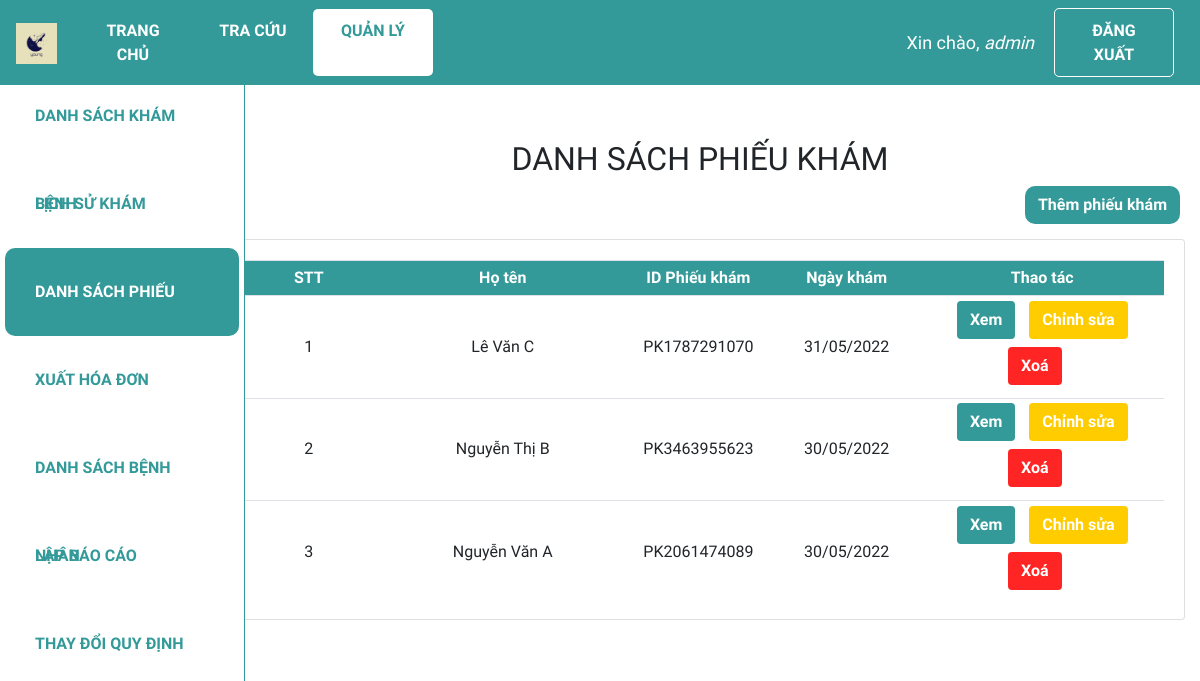
/dspk (signed in), run on an earlier commit of the app's database.
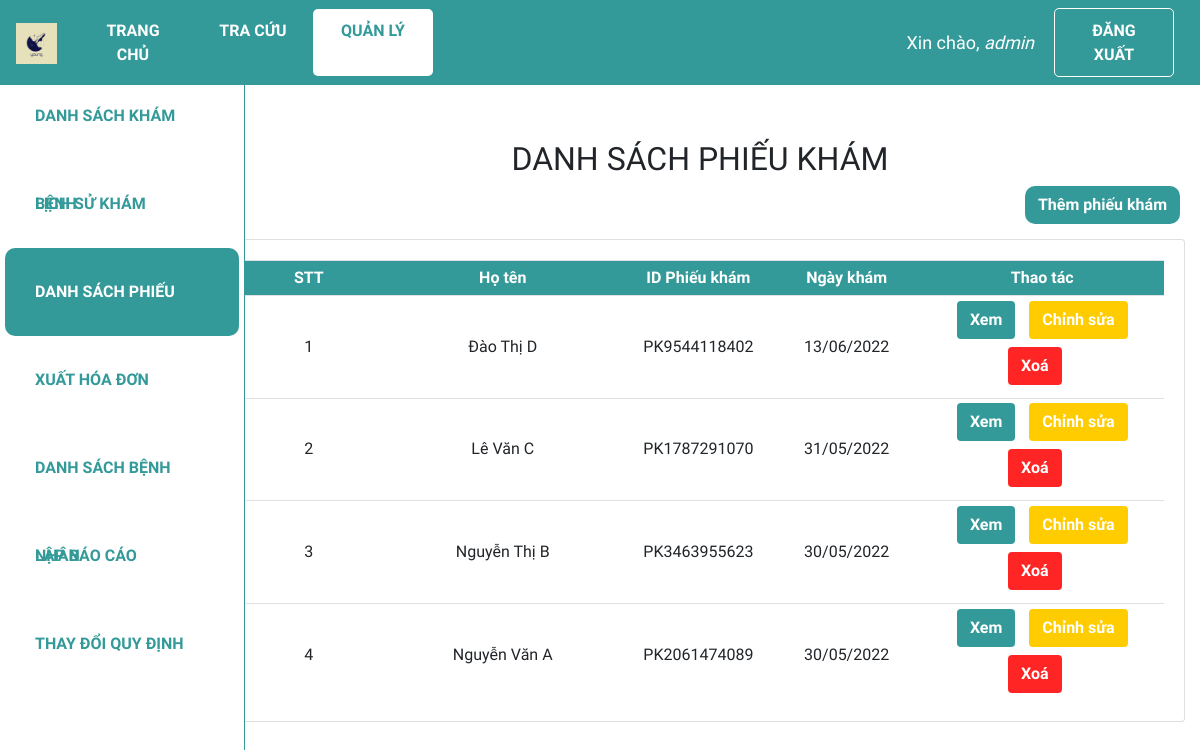
And on a later commit of the database.
### web_core/models.py (models this page shows, shortened)
class PHIEUKHAM(models.Model):
    id = ShortUUIDField(
        verbose_name='ID phiếu khám',
        length=10,
        max_length=12,
        prefix="PK",
        alphabet="0123456789",
        primary_key=True
    )
    id_benhnhan = models.ForeignKey(BENHNHAN, on_delete = models.CASCADE,verbose_name = 'ID bệnh nhân', null = True)
    ngay_kham = models.DateTimeField('Ngày khám', auto_now_add = True)
    trieu_chung = models.CharField('Triệu chứng', max_length = 100, blank = False)
    loai_benh = models.ForeignKey(DANHMUC, on_delete = models.CASCADE, limit_choices_to = {'loai':'Bệnh'}, related_name = 'benh',verbose_name = 'Loại bệnh',null = True)

class BENHNHAN(models.Model):
    GIOITINH = (
        ('Nam', 'Nam'),
        ('Nữ', 'Nữ'),
    )
    id = ShortUUIDField(
        verbose_name='ID bệnh nhân',
        length=10,
        max_length=12,
        prefix="BN",
        alphabet="0123456789",
        primary_key=True)
    ho_ten = models.CharField('Họ tên', max_length = 100)
    gioi_tinh = models.CharField('Giới tính', max_length = 3, choices = GIOITINH)
    ngay_sinh = models.DateField('Ngày sinh', default = '01/01/1990', null=True)
    dia_chi = models.CharField('Địa chỉ', max_length = 255, null = True)

### web_core/views.py (the view)
# urls.py: path('dspk',views.dspk, name='quanli_dspk'),
@login_required(login_url='login')
def dspk(request):
    dspk = PHIEUKHAM.objects.all().order_by('-ngay_kham')
    enum_dspk = enumerate(dspk,start = 1)
    context = {'enum_dspk':enum_dspk}
    return render(request, 'web_core/dspk.html', context)

### web_core/templates/web_core/dspk.html (shortened to what this page needs)
{% extends 'web_core/main.html' %}
{% block content %}
<div class="row">
    <div class="col-md-2">
        {% include 'web_core/sidebar.html' %}
    </div>
    <div class="col-md-10">
        <h2 class="table-title" style>DANH SÁCH PHIẾU KHÁM</h2>
        <div class="btn-text-right">
            <a class="btn add-btn" href="{% url 'quanli_them_phieukham' %}">Thêm phiếu khám</a>
        </div>
        <div class="card card-body">
            <table class='table table-sm'>
                <tr class="table-head">
                    <th class="small-content">STT</th>
                    <th class="mid-content">Họ tên</th>
                    <th class="small-content">ID Phiếu khám</th>
                    <th class="small-content">Ngày khám</th>
                    <th class="mid-content">Thao tác</th>
                </tr>
                {% for index, phieukham in enum_dspk %}
                <tr>
                    <td class="small-content">{{index}}</td>
                    <td class="mid-content">{{phieukham.id_benhnhan.ho_ten}}</td>
                    <td class="small-content">{{phieukham.id}}</td>
                    <td class="small-content">{{phieukham.ngay_kham|date:"d/m/Y"}}</td>
                    <td>
                        <a class="btn view-btn" href="{% url 'quanli_xem_phieukham' phieukham.id %}">Xem</a>
                        {% if request.user.is_staff%}
                        <a class="btn edit-btn" href="{% url 'quanli_sua_phieukham' phieukham.id %}">Chỉnh sửa</a>
                        <a class="btn del-btn" href="{% url 'quanli_xoa_phieukham' phieukham.id %}">Xoá</a>
                        {% endif %}
                    </td>
                </tr>
                {% endfor %}
            </table>
        </div>
    </div>
</div>
{% endblock %}

What changed in the data, as far as the page shows it:
added PHIEUKHAM: index "1", id_benhnhan.ho_ten "Đào Thị D", id "PK9544118402", ngay_kham "13/06/2022"
computed for PHIEUKHAM "PK1787291070": index "1" → "2"
computed for PHIEUKHAM "PK3463955623": index "2" → "3"
computed for PHIEUKHAM "PK2061474089": index "3" → "4"
